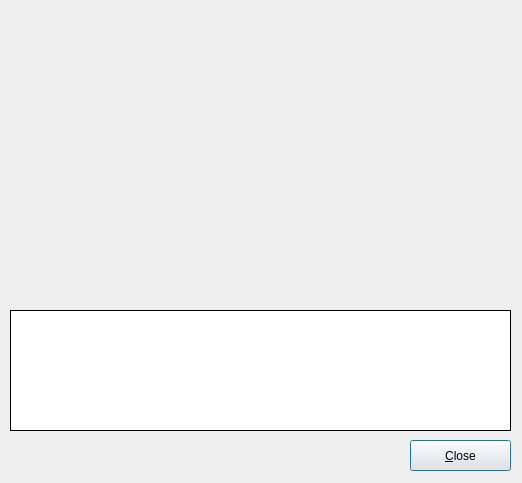
<?xml version="1.0" encoding="UTF-8"?>
<ui version="4.0">
 <class>About</class>
 <widget class="QDialog" name="About">
  <property name="windowModality">
   <enum>Qt::ApplicationModal</enum>
  </property>
  <property name="geometry">
   <rect>
    <x>0</x>
    <y>0</y>
    <width>522</width>
    <height>483</height>
   </rect>
  </property>
  <property name="windowTitle">
   <string>About QuickFit</string>
  </property>
  <property name="modal">
   <bool>true</bool>
  </property>
  <widget class="QTextEdit" name="edtInfo">
   <property name="geometry">
    <rect>
     <x>10</x>
     <y>310</y>
     <width>501</width>
     <height>121</height>
    </rect>
   </property>
   <property name="frameShape">
    <enum>QFrame::Box</enum>
   </property>
   <property name="frameShadow">
    <enum>QFrame::Plain</enum>
   </property>
   <property name="readOnly">
    <bool>true</bool>
   </property>
  </widget>
  <widget class="QLabel" name="labSplash">
   <property name="geometry">
    <rect>
     <x>10</x>
     <y>10</y>
     <width>500</width>
     <height>300</height>
    </rect>
   </property>
   <property name="text">
    <string/>
   </property>
   <property name="textFormat">
    <enum>Qt::RichText</enum>
   </property>
   <property name="pixmap">
    <pixmap resource="litsoz3.qrc">:/splash.png</pixmap>
   </property>
  </widget>
  <widget class="QPushButton" name="pushButton">
   <property name="geometry">
    <rect>
     <x>410</x>
     <y>440</y>
     <width>101</width>
     <height>31</height>
    </rect>
   </property>
   <property name="text">
    <string>&amp;Close</string>
   </property>
  </widget>
 </widget>
 <resources>
  <include location="litsoz3.qrc"/>
 </resources>
 <connections>
  <connection>
   <sender>pushButton</sender>
   <signal>clicked()</signal>
   <receiver>About</receiver>
   <slot>close()</slot>
   <hints>
    <hint type="sourcelabel">
     <x>454</x>
     <y>457</y>
    </hint>
    <hint type="destinationlabel">
     <x>259</x>
     <y>242</y>
    </hint>
   </hints>
  </connection>
 </connections>
</ui>
